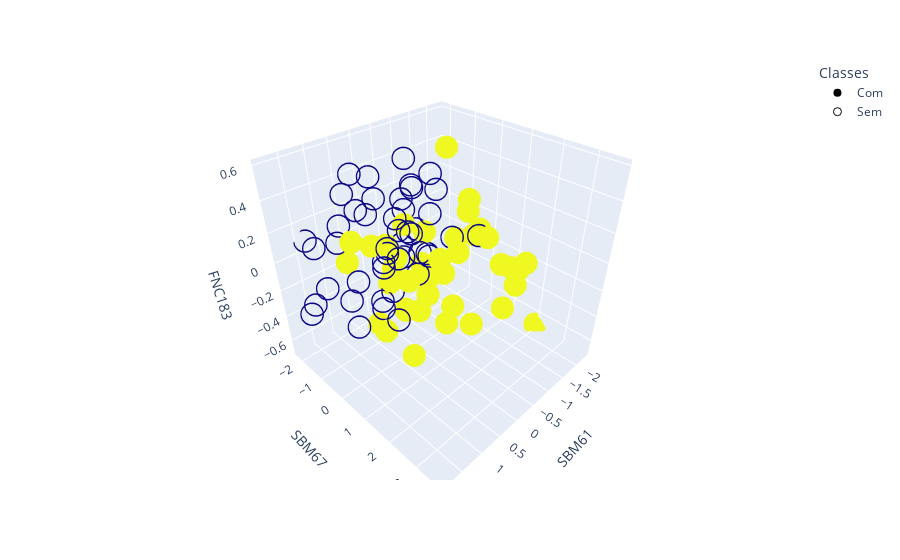

This figure's notebook cell:
### Markdown cell above
### Distribuição dos dados

### Code cell
attributes_new_pd = pd.DataFrame(attributes_new,columns=['SBM61', 'SBM67', 'FNC183'])

labels_change = labels

symbols = pd.DataFrame(data=labels.values,columns=["symbols"])

symbols = symbols.replace(0,"Sem")

symbols = symbols.replace(1,"Com")

colours = pd.DataFrame(data=labels.values,columns=["colours"])

colours = colours.replace(0,0)

colours = colours.replace(1,255)

dataset_px = pd.concat([attributes_new_pd,labels,symbols,colours],axis=1)


fig = px.scatter_3d(dataset_px , x='SBM61', y='SBM67', z='FNC183',
              color='colours',color_discrete_sequence=['#10069F','#121690'],color_discrete_map=['#10069F','#121690'],symbol='symbols',symbol_sequence=["circle","circle-open"],labels='Class')

fig.update_layout(legend_title_text='Classes')
fig.update_coloraxes(showscale=False)
fig.update_layout(yaxis = dict(nticks=4, range=[-0.6,0.6]))

fig.show()

### Figure 1 — Plotly figure (JSON) as saved in the notebook; plotly's stock layout.template omitted (floating-point values rounded to 4 significant figures)
{"data": [{"hovertemplate": "symbols=Com<br>SBM61=%{x}<br>SBM67=%{y}<br>FNC183=%{z}<br>colours=%{marker.color}<extra></extra>", "legendgroup": "Com", "marker": {"color": [255, 255, 255, 255, 255, 255, 255, 255, 255, 255, 255, 255, 255, 255, 255, 255, 255, 255, 255, 255, 255, 255, 255, 255, 255, 255, 255, 255, 255, 255, 255, 255, 255, 255, 255, 255, 255, 255, 255, 255], "coloraxis": "coloraxis", "symbol": "circle"}, "mode": "markers", "name": "Com", "scene": "scene", "showlegend": true, "type": "scatter3d", "x": [-0.9823, -0.9784, -0.7212, -0.04189, -0.2419, 0.3593, 0.5094, 0.8706, -1.936, -0.03908, 0.8914, -0.8964, -0.04889, -0.5414, -2.164, 0.7931, -0.563, -0.1489, 0.3133, 0.3288, 1.205, 0.2554, 0.2112, -1.496, -0.4856, 0.2197, 1.242, -2.316, -0.2795, -0.7237, -0.9357, -1.929, 1.333, -1.513, -1.527, -1.815, -0.8879, 0.7928, -0.1141, -0.6262], "y": [0.2203, 0.8898, -0.559, 0.917, 1.287, -0.5411, -0.1514, 1.182, 1.747, 0.09554, -0.1544, 0.7856, -0.5536, -0.4003, 1.296, -0.2954, 0.4633, 0.2918, -0.3704, 3.662, -0.624, -0.3106, -0.7647, 1.688, 0.806, -0.07514, 0.8556, 1.992, 0.7261, -0.8445, -0.09748, 1.062, -0.08117, -0.012, 0.4377, 0.9938, 1.47, 1.128, -0.5569, 1.359], "z": [0.0238, 0.109, -0.3268, 0.07673, 0.1304, 0.08324, -0.1056, 0.1027, -0.1435, -0.3976, 0.1867, 0.3406, -0.4693, 0.0679, -0.2729, -0.3982, -0.5488, -0.2642, -0.06718, 0.2753, 0.0768, 0.006121, -0.2392, -0.1169, -0.3484, -0.3701, -0.2124, -0.6844, -0.07692, -0.2376, 0.5869, -0.5887, 0.2782, 0.1259, 0.03646, -0.2146, 0.157, -0.4509, 0.1585, -0.4486]}, {"hovertemplate": "symbols=Sem<br>SBM61=%{x}<br>SBM67=%{y}<br>FNC183=%{z}<br>colours=%{marker.color}<extra></extra>", "legendgroup": "Sem", "marker": {"color": [0, 0, 0, 0, 0, 0, 0, 0, 0, 0, 0, 0, 0, 0, 0, 0, 0, 0, 0, 0, 0, 0, 0, 0, 0, 0, 0, 0, 0, 0, 0, 0, 0, 0, 0, 0, 0, 0, 0, 0, 0, 0, 0, 0, 0, 0], "coloraxis": "coloraxis", "symbol": "circle-open"}, "mode": "markers", "name": "Sem", "scene": "scene", "showlegend": true, "type": "scatter3d", "x": [-0.05754, 0.5972, 0.8297, 1.305, -0.874, -0.03036, 0.6698, 0.3908, 1.739, 0.02383, 1.679, 0.263, -1.009, -0.8474, 1.285, -0.01496, -0.05458, 0.925, 0.4702, 0.1907, 0.3126, -0.5351, 1.262, 1.818, -0.4595, 1.308, 0.2425, 1.011, 1.358, -0.7313, 1.854, -0.2393, -0.002203, -0.1979, 1.59, -0.5152, 0.8181, -0.2411, 1.421, 0.5933, 0.9044, -0.4041, 1.136, 0.8269, 0.4821, -0.1639], "y": [-0.5131, -0.05921, -0.791, -0.7418, -0.7067, -0.3005, -0.2769, -0.8514, -1.523, -0.4544, -0.9587, -0.2568, -0.8167, 1.227, 1.034, 0.1149, -0.1624, -1.115, -0.1603, 0.1046, -0.1161, -0.8533, -0.3037, 0.7408, -0.6195, 1.491, -1.287, -1.242, -2.207, -0.5731, -0.899, -0.7418, -0.4359, -0.05635, -0.8299, 0.7129, 0.02499, -0.4054, 0.2456, 0.4347, -0.7304, 0.2851, 0.2229, 0.3697, -0.4551, 0.4027], "z": [0.3339, 0.1079, 0.3414, 0.2045, -0.1878, 0.5909, -0.2436, 0.358, -0.3107, 0.05236, 0.2013, 0.269, 0.3736, 0.153, 0.232, -0.1084, 0.1389, 0.4223, -0.1896, 0.2087, 0.02458, 0.3276, -0.3382, 0.08235, 0.07929, -0.03599, 0.4433, 0.2283, 0.08475, -0.1345, -0.1419, 0.226, -0.04022, 0.0007901, -0.06328, 0.1371, -0.2356, 0.4088, 0.07909, 0.2993, 0.5631, 0.4166, 0.4397, 0.2141, -0.01163, 0.3051]}], "layout": {"coloraxis": {"colorbar": {"title": {"text": "colours"}}, "colorscale": [[0, "#0d0887"], [0.1111, "#46039f"], [0.2222, "#7201a8"], [0.3333, "#9c179e"], [0.4444, "#bd3786"], [0.5556, "#d8576b"], [0.6667, "#ed7953"], [0.7778, "#fb9f3a"], [0.8889, "#fdca26"], [1, "#f0f921"]], "showscale": false}, "legend": {"title": {"text": "Classes"}, "tracegroupgap": 0}, "margin": {"t": 60}, "scene": {"domain": {"x": [0, 1], "y": [0, 1]}, "xaxis": {"title": {"text": "SBM61"}}, "yaxis": {"title": {"text": "SBM67"}}, "zaxis": {"title": {"text": "FNC183"}}}, "yaxis": {"nticks": 4, "range": [-0.6, 0.6]}}}
